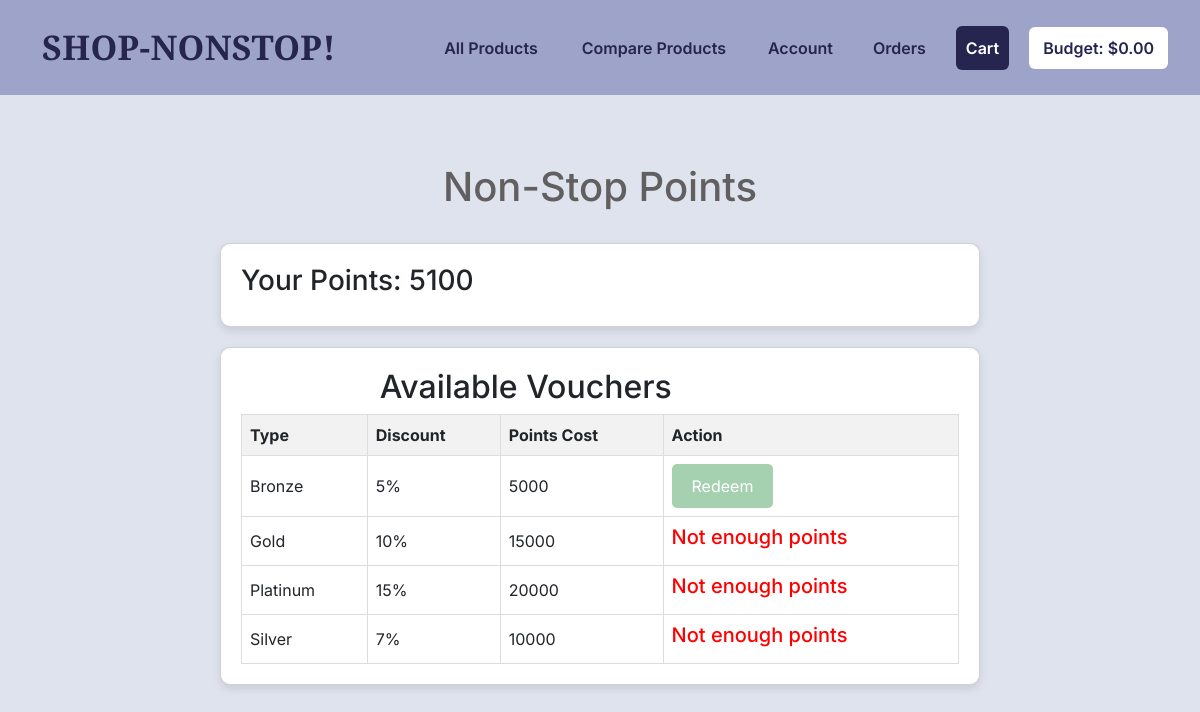
The page /non_stop_points (signed in) on the database its author committed.
### app/models.py (models this page shows, shortened)
class User(db.Model):
    id = db.Column(db.Integer, primary_key=True)
    username = db.Column(db.String(80), unique=True, nullable=False)
    email = db.Column(db.String(120), unique=True, nullable=False)
    password = db.Column(db.String(255), nullable=False)
    points = db.Column(db.Integer, default=0)
    vouchers = db.relationship('Voucher', secondary=user_vouchers,
                               backref=db.backref('users', lazy='dynamic'))
    friends = relationship(
        'User',
        secondary='friendship',
        primaryjoin=id == Friendship.user_id,
        secondaryjoin=id == Friendship.friend_id,
        backref='friend_of'
    )

class Voucher(db.Model):
    __tablename__ = 'voucher'
    id = db.Column(db.Integer, primary_key=True)
    type = db.Column(db.String(50), nullable=False)  # Bronze, Silver, Gold, Platinum
    discount = db.Column(db.Integer, nullable=False)  # Discount percentage
    points_cost = db.Column(db.Integer, nullable=False)  # Cost in points

### app/routes.py (the view, shortened to what this page needs)
@app.route('/non_stop_points', methods=['GET', 'POST'])
def non_stop_points():
    if 'username' not in session:
        flash('Please login to view this page', 'error')
        return redirect(url_for('login'))
    user = User.query.filter_by(username=session['username']).first_or_404()
    vouchers = Voucher.query.all()
    return render_template('non_stop_points.html', user=user, vouchers=vouchers)

### app/templates/non_stop_points.html (shortened to what this page needs)
{% extends "base.html" %}
{% block content %}
<div class="container mt-5">
    <h1 style="text-align: center;">Non-Stop Points</h1><br>
    <div class="card">
        <h3>Your Points: {{ user.points }}</h3>
    </div>
    <div class="card">
        <h2>Available Vouchers</h2>
        <table>
            <thead>
                <tr>
                    <th>Type</th>
                    <th>Discount</th>
                    <th>Points Cost</th>
                    <th>Action</th>
                </tr>
            </thead>
            <tbody>
                {% for voucher in vouchers %}
                <tr>
                    <td>{{ voucher.type }}</td>
                    <td>{{ voucher.discount }}%</td>
                    <td>{{ voucher.points_cost }}</td>
                    <td>
                        {% if user.points >= voucher.points_cost %}
                        <form action="{{ url_for('non_stop_points') }}" method="POST">
                            <button type="submit" class="btn btn-success">Redeem</button>
                        </form>
                        {% else %}
                        <h5 style="color: red;">Not enough points</h5>
                        {% endif %}
                    </td>
                </tr>
                {% endfor %}
            </tbody>
        </table>
    </div>
</div>
{% endblock %}

### app/templates/base.html (style rules this page uses)
body { margin: 0; font-family: 'Inter', Arial, sans-serif; background-color: #dfe3ee; color: #615f5f; }
h2 { display: flex; justify-content: flex-end; max-width: 60%; }

### app/templates/non_stop_points.html (style rules this page uses)
.container { max-width: 800px; margin: auto; padding: 20px; }
.card { background-color: #ffffff; border-radius: 10px; box-shadow: 0 4px 8px rgba(0, 0, 0, 0.1); margin-bottom: 20px; padding: 20px; }
table { width: 100%; border-collapse: collapse; }
th, td { border: 1px solid #ddd; text-align: left; padding: 8px; }
th { background-color: #f2f2f2; }
.btn-success { background-color: #a6d1b0; color: white; padding: 10px 20px; border: none; border-radius: 5px; cursor: pointer; }

### rows shown on the page
User: points "5100"
Voucher: type "Bronze", discount "5", points_cost "5000"
Voucher: type "Gold", discount "10", points_cost "15000", shows "Not enough points"
Voucher: type "Platinum", discount "15", points_cost "20000", shows "Not enough points"
Voucher: type "Silver", discount "7", points_cost "10000", shows "Not enough points"

### other values the page prints
{{ session.get('budget', '0.00') }} "0.00"
